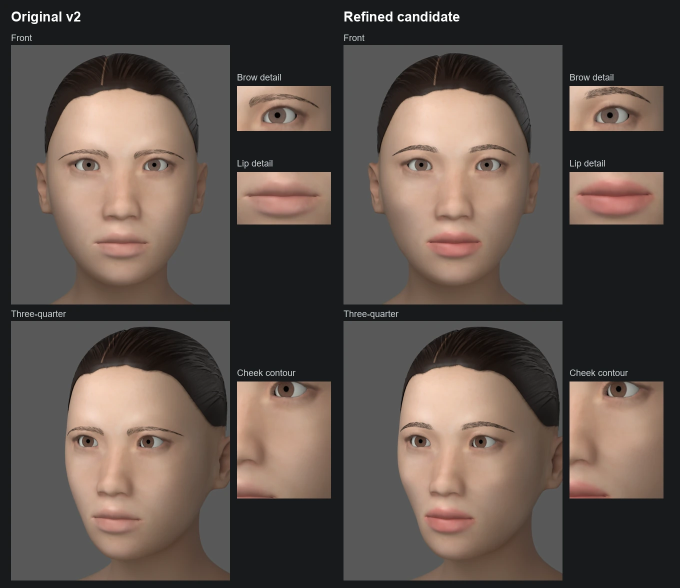
#> input picture Apollo-character-comparison.webp, 1360 x 1175 px (shown at 1/2 size)
$ python -i gnm_v22_image_check.py   (imports and definitions only)
#> lines starting #> are read from the running program, lines starting #| are printed output that depends on the picture; after the words box and inside, x2 and y2 are one past the last pixel; in counts of white or black regions, pixels touching at a corner belong together
"""Image-only pupil checks for the fixed frontal v22 motion-camera framing."""
import argparse
import hashlib
import json
from pathlib import Path

import cv2
import numpy as np


def pupils(path):
#> called with path = '../Apollo-character-comparison.webp'
    image=cv2.imread(str(path),cv2.IMREAD_GRAYSCALE)
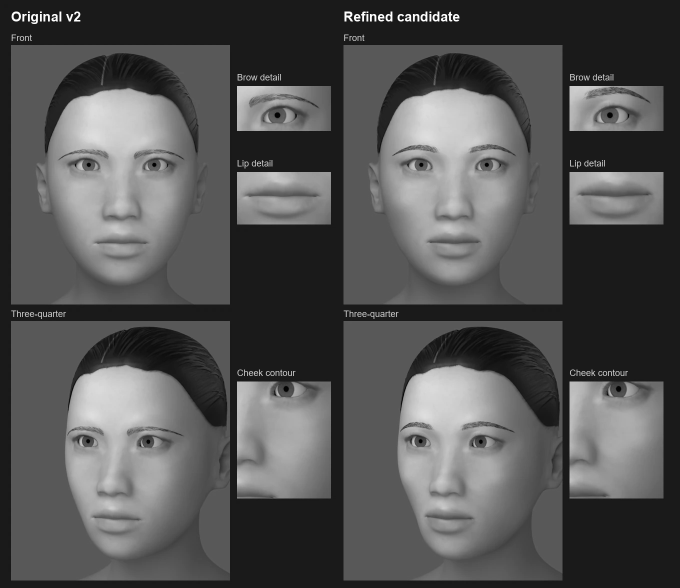
#> image: shape (1175, 1360) (shown at 1/2 size); min 0, max 255, mean 84.1
    if image is None:raise ValueError('Unreadable image '+str(path))
    height,width=image.shape
#> height = 1175; width = 1360
    result={}
    # Fixed judging-image regions, independent of scene metadata or projected
    # pupil predictions. Portrait/side-camera images are deliberately excluded.
    for side,lo,hi in [('screen-left',.20,.43),('screen-right',.57,.80)]:
        x0,x1=int(width*lo),int(width*hi)
        y0,y1=int(height*.37),int(height*.51)
        eye=image[y0:y1,x0:x1]
        threshold=min(60,max(12,float(np.percentile(eye,2))+6))
        mask=(eye<threshold).astype(np.uint8)
        radius=max(1,round(width/320))
        kernel=cv2.getStructuringElement(cv2.MORPH_ELLIPSE,(2*radius+1,2*radius+1))
        mask=cv2.morphologyEx(mask,cv2.MORPH_OPEN,kernel)
        count,labels,stats,centers=cv2.connectedComponentsWithStats(mask)
        candidates=[]
        for i in range(1,count):
            x,y,w,h,area=stats[i]
            if not (.00005*width*height<area<.002*width*height and .5<w/max(h,1)<1.9):continue
            contours,_=cv2.findContours((labels==i).astype(np.uint8),cv2.RETR_EXTERNAL,cv2.CHAIN_APPROX_NONE)
            if not contours or len(contours[0])<5:continue
            (cx,cy),axes,_=cv2.fitEllipse(contours[0])
            if min(axes)/max(axes)<.45:continue
            candidates.append((area,[cx+x0+.5,cy+y0+.5]))
        result[side]=max(candidates,key=lambda x:x[0])[1] if candidates else None
#> this loop made 2 passes
#> (threshold, count, stats, centers) on passes 1 to 2: (31, 2, [[0, 0, 312, 165, 32670], [188, 0, 124, 165, 18810]], [[101.7, 78.21], [248.9, 88.58]]), (60, 1, [[0, 0, 313, 165, 51645]], [[156, 82]])
#> pass 1, in pupils, `eye=image[y0:y1,x0:x1]`:
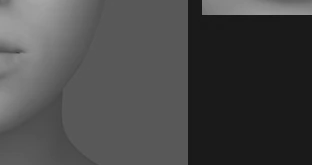
#> eye: shape (165, 312); min 22, max 165, mean 72.3
#> pass 1, in pupils, `mask=(eye<threshold).astype(np.uint8)`:
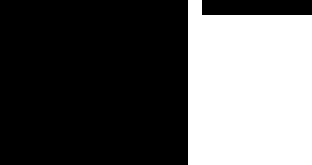
#> mask: shape (165, 312); values 0 (black) and 1 (white), 36.5% white; 1 white region, box (x1, y1, x2, y2) and area: (188, 0, 312, 165) 18810
#> pass 2, in pupils, `eye=image[y0:y1,x0:x1]`:
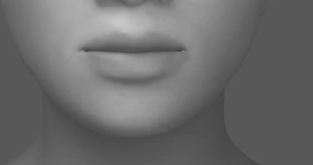
#> eye: shape (165, 313); min 56, max 199, mean 108.2
#> after the loop: mask: shape (165, 313); every value is 0
#> after the loop, result = 2 items
    return result


# [47 lines left out: function main, not called in this run]


# [6 lines not run here, left out]

>>> result = pupils('../Apollo-character-comparison.webp')
#> result = 2 items
